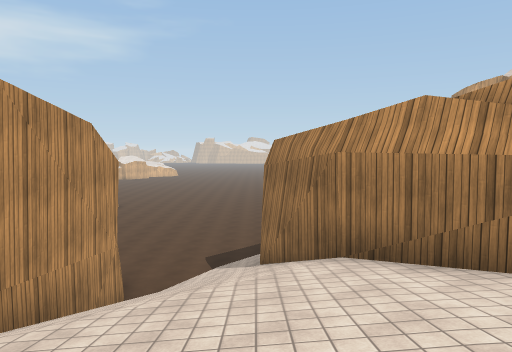
[1] (above)

24 first-person views from a walk through a Unity game level. The camera is 1.5 m above the floor, tilts 4° down and sees 70° across. The floor is counted in squares, 2 m on a side. Each view is taken from the middle of a square. On the plan, view 1 faces up. The plan holds only what a view shows up to about 11 squares ahead; the rest is blank. The place goes on beyond the plan. The player is left out. Surface patterns are stand-ins for the level's own textures.

[2]
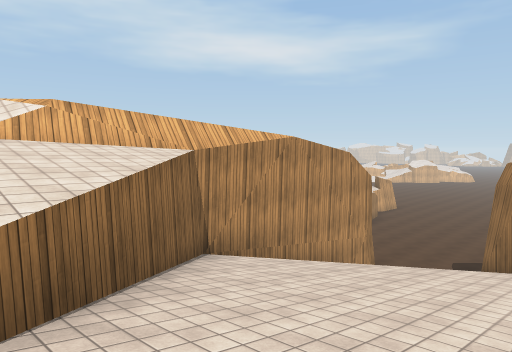

[3]
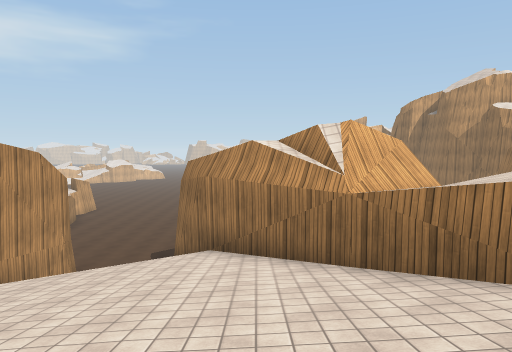

[4]
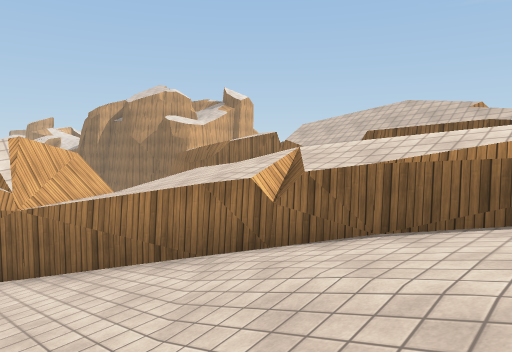

[5]
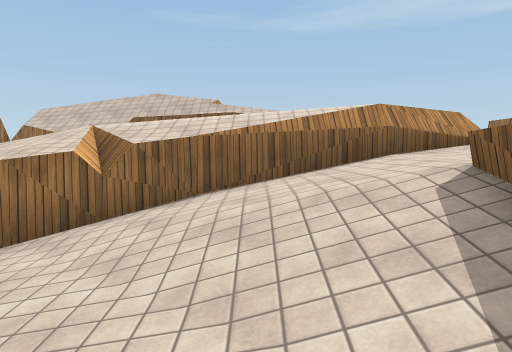

[6]
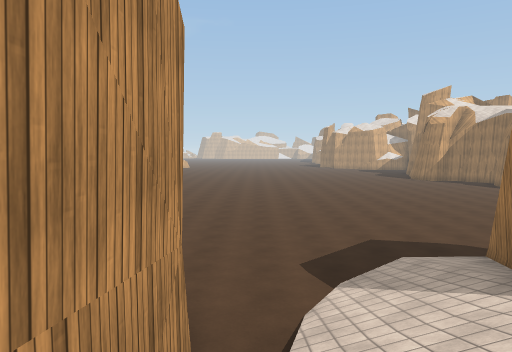

[7]
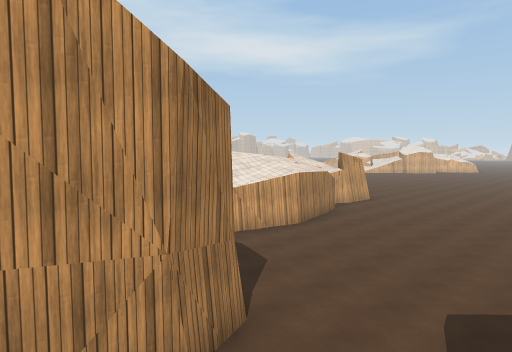

[8]
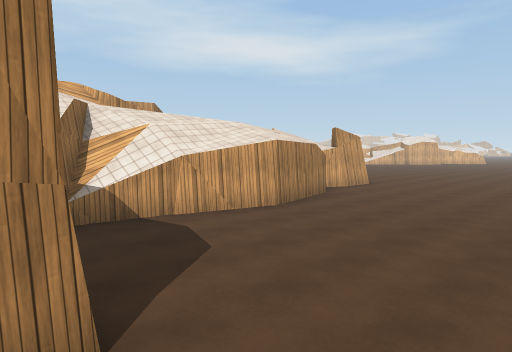

[9]
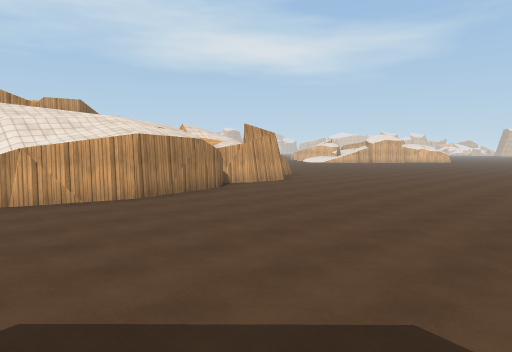

[10]
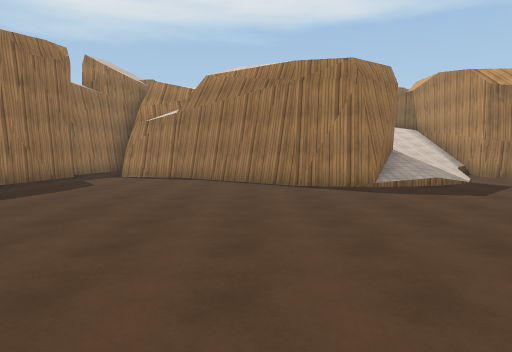

[11]
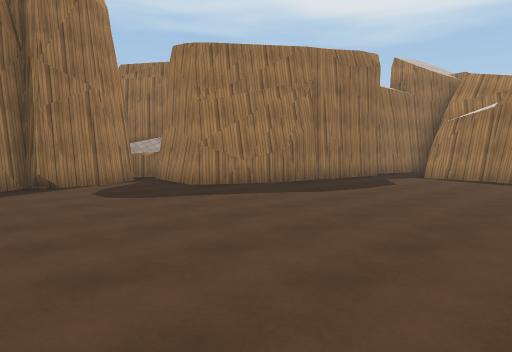

[12]
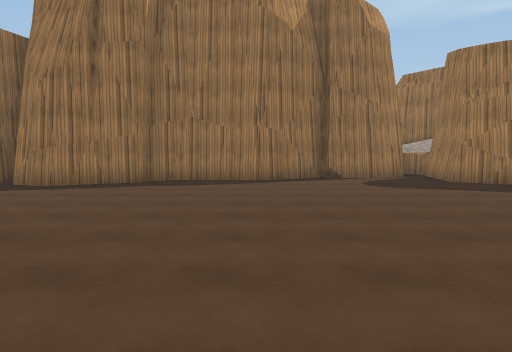

[13]
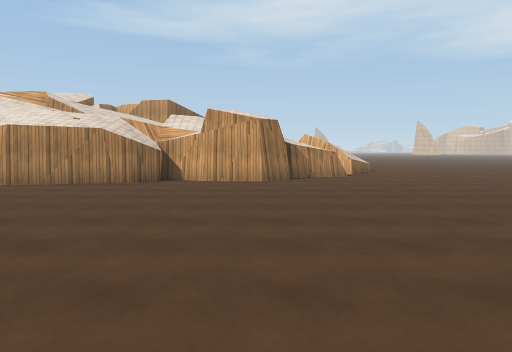

[14]
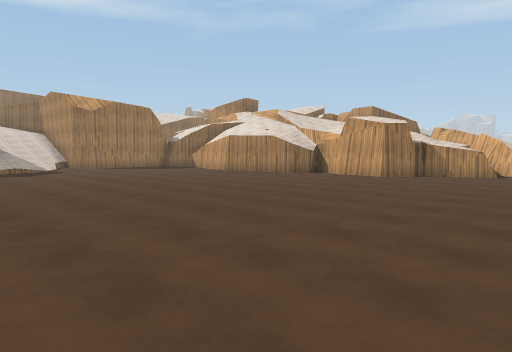

[15]
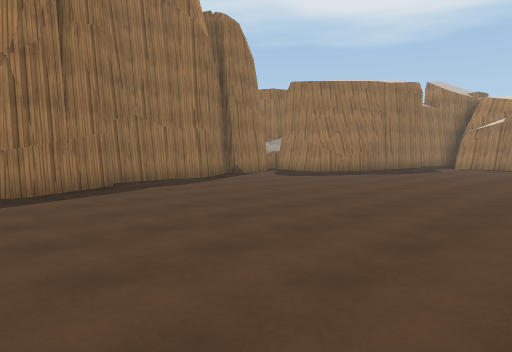

[16]
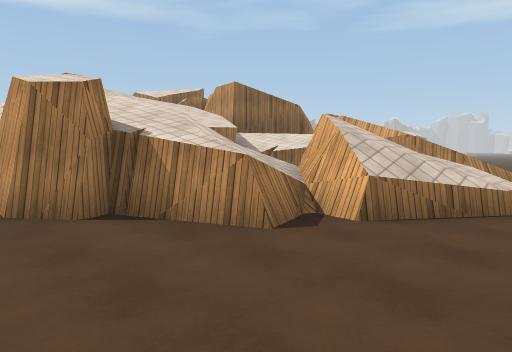

[17]
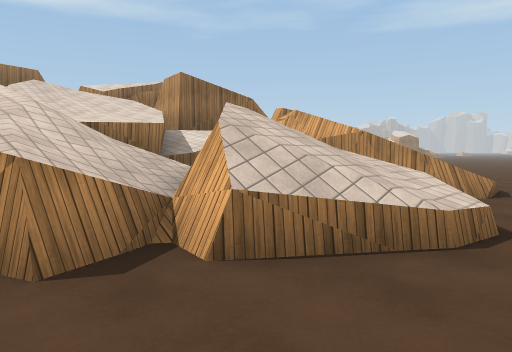

[18]
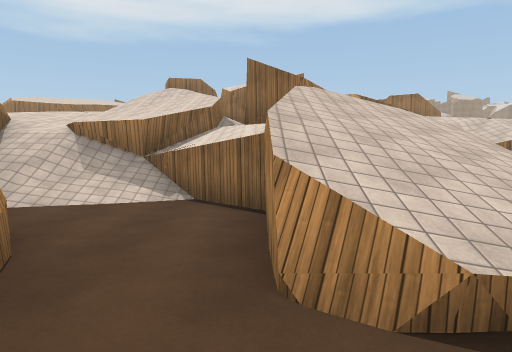

[19]
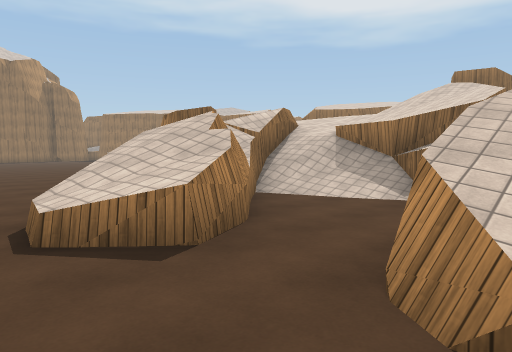

[20]
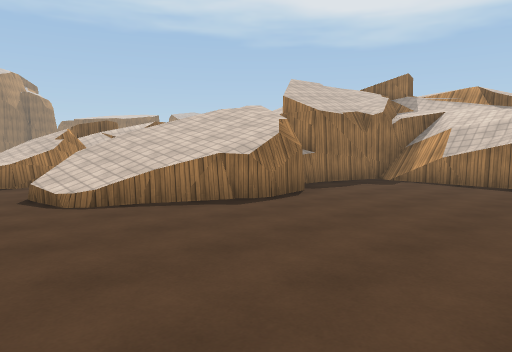

[21]
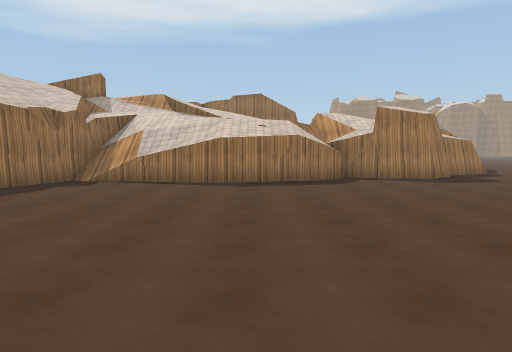

[22]
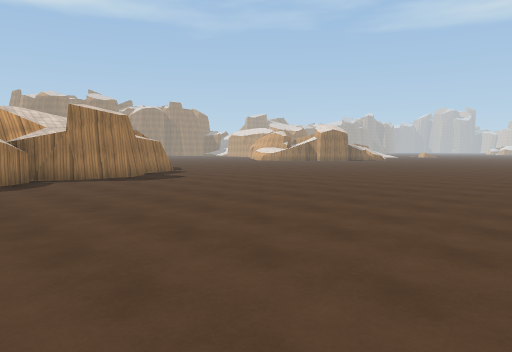

[23]
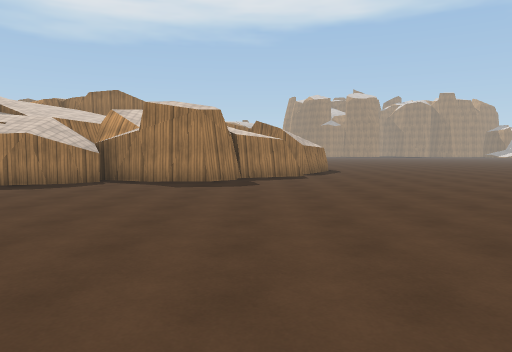

[24]
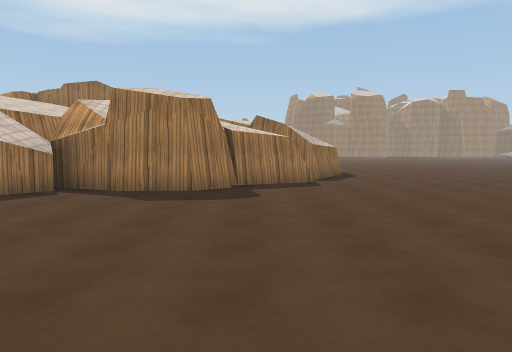

### Floor plan
Key: @ floor where view 1 was taken; # wall or solid block; x gap in a wall; . main floor; : floor 6.5 m higher than the main floor; / step, stairs or slope; = window, fence, low wall or low ledge; ^ raised ledge; v drop or lower ground.
Columns run from 32 left of view 1 to 13 right of it. Each row starts with its distance up from view 1.
 23         .......  ...........    .......   .#
 22    .................^^....................##
 21 ................//#.^^#...................##
 20 ................//x.###^...................##
 19 ...............#//#..^^##...................#
 18  ..............v//#.//####..................#
 17  ..............=#/v=///###..................#
 16  ...............## #///^^...................#
 15 ................####////=/..................#
 14 ........./#/////###=///////.................##
 13 ......#=##//////^ ##//// /#..................#
 12 .....##////  //=^  =//////#................###
 11 ....##//=/    //    //////................##
 10 ...###     ///=      /////................#
  9 ...###     //           ==......//##......#
  8                            ....//####.....#
  7                              #///^  ###..##
  6                              #=//^    ####
  5                              #///#
  4                              ^////#
  3                              ^/////##
  2                              #//////##
  1                              ##/////=#
  0                             ^=##@////##
 -1                             ^=##/////##
 -2                                #=/////#
 -3                                   ////#
 -4                                     /:^^

Where each view was taken, in squares from view 1:
view 1: 0 up, 0 right, facing up
view 2: 2 down, 2 right, facing up-left
view 3: 2 down, 2 right, facing up
view 4: 3 down, 2 right, facing up-right
view 5: 2 down, 1 right, facing right
view 6: 4 up, 2 left, facing up
view 7: 5 up, 0 right, facing up-left
view 8: 7 up, 1 left, facing up-left
view 9: 9 up, 1 right, facing up-left
view 10: 17 up, 4 right, facing down
view 11: 17 up, 4 right, facing down-right
view 12: 17 up, 2 right, facing right
view 13: 18 up, 2 right, facing left
view 14: 23 up, 3 right, facing down-left
view 15: 23 up, 3 right, facing down-right
view 16: 23 up, 6 left, facing down-left
view 17: 23 up, 8 left, facing down-left
view 18: 23 up, 14 left, facing down
view 19: 23 up, 15 left, facing down-right
view 20: 23 up, 21 left, facing down-right
view 21: 23 up, 21 left, facing down
view 22: 23 up, 21 left, facing down-left
view 23: 22 up, 27 left, facing down
view 24: 20 up, 27 left, facing down
